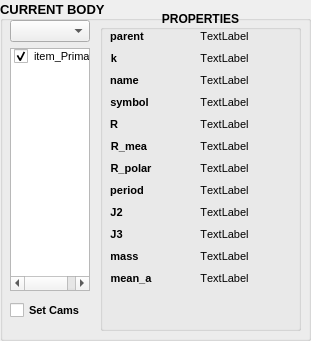
  <widget class="QGroupBox" name="groupBox_3">
   <property name="geometry">
    <rect>
     <x>20</x>
     <y>260</y>
     <width>311</width>
     <height>341</height>
    </rect>
   </property>
   <property name="font">
    <font>
     <pointsize>10</pointsize>
     <weight>75</weight>
     <bold>true</bold>
    </font>
   </property>
   <property name="title">
    <string>CURRENT BODY</string>
   </property>
   <property name="alignment">
    <set>Qt::AlignLeading|Qt::AlignLeft|Qt::AlignVCenter</set>
   </property>
   <widget class="QGroupBox" name="groupBox_2">
    <property name="geometry">
     <rect>
      <x>100</x>
      <y>10</y>
      <width>201</width>
      <height>321</height>
     </rect>
    </property>
    <property name="font">
     <font>
      <pointsize>9</pointsize>
     </font>
    </property>
    <property name="autoFillBackground">
     <bool>false</bool>
    </property>
    <property name="title">
     <string>PROPERTIES</string>
    </property>
    <property name="alignment">
     <set>Qt::AlignCenter</set>
    </property>
    <widget class="QWidget" name="layoutWidget">
     <property name="geometry">
      <rect>
       <x>10</x>
       <y>20</y>
       <width>181</width>
       <height>293</height>
      </rect>
     </property>
     <layout class="QFormLayout" name="formLayout">
      <property name="sizeConstraint">
       <enum>QLayout::SetMaximumSize</enum>
      </property>
      <property name="verticalSpacing">
       <number>9</number>
      </property>
      <item row="0" column="0">
       <widget class="QLabel" name="parent">
        <property name="sizePolicy">
         <sizepolicy hsizetype="Preferred" vsizetype="Preferred">
          <horstretch>1</horstretch>
          <verstretch>0</verstretch>
         </sizepolicy>
        </property>
        <property name="font">
         <font>
          <pointsize>8</pointsize>
          <weight>75</weight>
          <bold>true</bold>
          <kerning>false</kerning>
         </font>
        </property>
        <property name="text">
         <string>parent</string>
        </property>
        <property name="alignment">
         <set>Qt::AlignCenter</set>
        </property>
       </widget>
      </item>
      <item row="0" column="1">
       <widget class="QLabel" name="attr_0">
        <property name="font">
         <font>
          <pointsize>8</pointsize>
          <weight>50</weight>
          <bold>false</bold>
          <kerning>false</kerning>
         </font>
        </property>
        <property name="text">
         <string>TextLabel</string>
        </property>
        <property name="alignment">
         <set>Qt::AlignCenter</set>
        </property>
       </widget>
      </item>
      <item row="1" column="0">
       <widget class="QLabel" name="k">
        <property name="sizePolicy">
         <sizepolicy hsizetype="Preferred" vsizetype="Preferred">
          <horstretch>1</horstretch>
          <verstretch>0</verstretch>
         </sizepolicy>
        </property>
        <property name="font">
         <font>
          <pointsize>8</pointsize>
          <weight>75</weight>
          <bold>true</bold>
          <kerning>false</kerning>
         </font>
        </property>
        <property name="text">
         <string>k</string>
        </property>
        <property name="alignment">
         <set>Qt::AlignCenter</set>
        </property>
       </widget>
      </item>
      <item row="1" column="1">
       <widget class="QLabel" name="attr_1">
        <property name="font">
         <font>
          <pointsize>8</pointsize>
          <weight>50</weight>
          <bold>false</bold>
          <kerning>false</kerning>
         </font>
        </property>
        <property name="text">
         <string>TextLabel</string>
        </property>
        <property name="alignment">
         <set>Qt::AlignCenter</set>
        </property>
       </widget>
      </item>
      <item row="2" column="0">
       <widget class="QLabel" name="name">
        <property name="sizePolicy">
         <sizepolicy hsizetype="Preferred" vsizetype="Preferred">
          <horstretch>1</horstretch>
          <verstretch>0</verstretch>
         </sizepolicy>
        </property>
        <property name="font">
         <font>
          <pointsize>8</pointsize>
          <weight>75</weight>
          <bold>true</bold>
          <kerning>false</kerning>
         </font>
        </property>
        <property name="text">
         <string>name</string>
        </property>
        <property name="alignment">
         <set>Qt::AlignCenter</set>
        </property>
       </widget>
      </item>
      <item row="2" column="1">
       <widget class="QLabel" name="attr_2">
        <property name="font">
         <font>
          <pointsize>8</pointsize>
          <weight>50</weight>
          <bold>false</bold>
          <kerning>false</kerning>
         </font>
        </property>
        <property name="text">
         <string>TextLabel</string>
        </property>
        <property name="alignment">
         <set>Qt::AlignCenter</set>
        </property>
       </widget>
      </item>
      <item row="3" column="0">
       <widget class="QLabel" name="symbol">
        <property name="sizePolicy">
         <sizepolicy hsizetype="Preferred" vsizetype="Preferred">
          <horstretch>1</horstretch>
          <verstretch>0</verstretch>
         </sizepolicy>
        </property>
        <property name="font">
         <font>
          <pointsize>8</pointsize>
          <weight>75</weight>
          <bold>true</bold>
          <kerning>false</kerning>
         </font>
        </property>
        <property name="text">
         <string>symbol</string>
        </property>
        <property name="alignment">
         <set>Qt::AlignCenter</set>
        </property>
       </widget>
      </item>
      <item row="3" column="1">
       <widget class="QLabel" name="attr_3">
        <property name="font">
         <font>
          <pointsize>8</pointsize>
          <weight>50</weight>
          <bold>false</bold>
          <kerning>false</kerning>
         </font>
        </property>
        <property name="text">
         <string>TextLabel</string>
        </property>
        <property name="alignment">
         <set>Qt::AlignCenter</set>
        </property>
       </widget>
      </item>
      <item row="4" column="0">
       <widget class="QLabel" name="R">
        <property name="sizePolicy">
         <sizepolicy hsizetype="Preferred" vsizetype="Preferred">
          <horstretch>1</horstretch>
          <verstretch>0</verstretch>
         </sizepolicy>
        </property>
        <property name="font">
         <font>
          <pointsize>8</pointsize>
          <weight>75</weight>
          <bold>true</bold>
          <kerning>false</kerning>
         </font>
        </property>
        <property name="text">
         <string>R</string>
        </property>
        <property name="alignment">
         <set>Qt::AlignCenter</set>
        </property>
       </widget>
      </item>
      <item row="4" column="1">
       <widget class="QLabel" name="attr_4">
        <property name="font">
         <font>
          <pointsize>8</pointsize>
          <weight>50</weight>
          <bold>false</bold>
          <kerning>false</kerning>
         </font>
        </property>
        <property name="text">
         <string>TextLabel</string>
        </property>
        <property name="alignment">
         <set>Qt::AlignCenter</set>
        </property>
       </widget>
      </item>
      <item row="5" column="0">
       <widget class="QLabel" name="R_mean">
        <property name="sizePolicy">
         <sizepolicy hsizetype="Preferred" vsizetype="Preferred">
          <horstretch>1</horstretch>
          <verstretch>0</verstretch>
         </sizepolicy>
        </property>
        <property name="font">
         <font>
          <pointsize>8</pointsize>
          <weight>75</weight>
          <bold>true</bold>
          <kerning>false</kerning>
         </font>
        </property>
        <property name="text">
         <string>R_mea</string>
        </property>
        <property name="alignment">
         <set>Qt::AlignCenter</set>
        </property>
       </widget>
      </item>
      <item row="5" column="1">
       <widget class="QLabel" name="attr_5">
        <property name="font">
         <font>
          <pointsize>8</pointsize>
          <weight>50</weight>
          <bold>false</bold>
          <kerning>false</kerning>
         </font>
        </property>
        <property name="text">
         <string>TextLabel</string>
        </property>
        <property name="alignment">
         <set>Qt::AlignCenter</set>
        </property>
       </widget>
      </item>
      <item row="6" column="0">
       <widget class="QLabel" name="R_polar">
        <property name="sizePolicy">
         <sizepolicy hsizetype="Preferred" vsizetype="Preferred">
          <horstretch>1</horstretch>
          <verstretch>0</verstretch>
         </sizepolicy>
        </property>
        <property name="font">
         <font>
          <pointsize>8</pointsize>
          <weight>75</weight>
          <bold>true</bold>
          <kerning>false</kerning>
         </font>
        </property>
        <property name="text">
         <string>R_polar</string>
        </property>
        <property name="alignment">
         <set>Qt::AlignCenter</set>
        </property>
       </widget>
      </item>
      <item row="6" column="1">
       <widget class="QLabel" name="attr_6">
        <property name="font">
         <font>
          <pointsize>8</pointsize>
          <weight>50</weight>
          <bold>false</bold>
          <kerning>false</kerning>
         </font>
        </property>
        <property name="text">
         <string>TextLabel</string>
        </property>
        <property name="alignment">
         <set>Qt::AlignCenter</set>
        </property>
       </widget>
      </item>
      <item row="7" column="0">
       <widget class="QLabel" name="rot_period">
        <property name="sizePolicy">
         <sizepolicy hsizetype="Preferred" vsizetype="Preferred">
          <horstretch>1</horstretch>
          <verstretch>0</verstretch>
         </sizepolicy>
        </property>
        <property name="font">
         <font>
          <pointsize>8</pointsize>
          <weight>75</weight>
          <bold>true</bold>
          <kerning>false</kerning>
         </font>
        </property>
        <property name="text">
         <string>period</string>
        </property>
        <property name="alignment">
         <set>Qt::AlignCenter</set>
        </property>
       </widget>
      </item>
      <item row="7" column="1">
       <widget class="QLabel" name="attr_7">
        <property name="font">
         <font>
          <pointsize>8</pointsize>
          <weight>50</weight>
          <bold>false</bold>
          <kerning>false</kerning>
         </font>
        </property>
        <property name="text">
         <string>TextLabel</string>
        </property>
        <property name="alignment">
         <set>Qt::AlignCenter</set>
        </property>
       </widget>
      </item>
      <item row="8" column="0">
       <widget class="QLabel" name="mass">
        <property name="sizePolicy">
         <sizepolicy hsizetype="Preferred" vsizetype="Preferred">
          <horstretch>1</horstretch>
          <verstretch>0</verstretch>
         </sizepolicy>
        </property>
        <property name="font">
         <font>
          <pointsize>8</pointsize>
          <weight>75</weight>
          <bold>true</bold>
          <kerning>false</kerning>
         </font>
        </property>
        <property name="text">
         <string>J2</string>
        </property>
        <property name="alignment">
         <set>Qt::AlignCenter</set>
        </property>
       </widget>
      </item>
      <item row="8" column="1">
       <widget class="QLabel" name="attr_8">
        <property name="font">
         <font>
          <pointsize>8</pointsize>
          <weight>50</weight>
          <bold>false</bold>
          <kerning>false</kerning>
         </font>
        </property>
        <property name="text">
         <string>TextLabel</string>
        </property>
        <property name="alignment">
         <set>Qt::AlignCenter</set>
        </property>
       </widget>
      </item>
      <item row="9" column="0">
       <widget class="QLabel" name="J2">
        <property name="sizePolicy">
         <sizepolicy hsizetype="Preferred" vsizetype="Preferred">
          <horstretch>1</horstretch>
          <verstretch>0</verstretch>
         </sizepolicy>
        </property>
        <property name="font">
         <font>
          <pointsize>8</pointsize>
          <weight>75</weight>
          <bold>true</bold>
          <kerning>false</kerning>
         </font>
        </property>
        <property name="text">
         <string>J3</string>
        </property>
        <property name="alignment">
         <set>Qt::AlignCenter</set>
        </property>
       </widget>
      </item>
      <item row="9" column="1">
       <widget class="QLabel" name="attr_9">
        <property name="font">
         <font>
          <pointsize>8</pointsize>
          <weight>50</weight>
          <bold>false</bold>
          <kerning>false</kerning>
         </font>
        </property>
        <property name="text">
         <string>TextLabel</string>
        </property>
        <property name="alignment">
         <set>Qt::AlignCenter</set>
        </property>
       </widget>
      </item>
      <item row="10" column="0">
       <widget class="QLabel" name="J3">
        <property name="sizePolicy">
         <sizepolicy hsizetype="Preferred" vsizetype="Preferred">
          <horstretch>1</horstretch>
          <verstretch>0</verstretch>
         </sizepolicy>
        </property>
        <property name="font">
         <font>
          <pointsize>8</pointsize>
          <weight>75</weight>
          <bold>true</bold>
          <kerning>false</kerning>
         </font>
        </property>
        <property name="text">
         <string>mass</string>
        </property>
        <property name="alignment">
         <set>Qt::AlignCenter</set>
        </property>
       </widget>
      </item>
      <item row="10" column="1">
       <widget class="QLabel" name="attr_A">
        <property name="font">
         <font>
          <pointsize>8</pointsize>
          <weight>50</weight>
          <bold>false</bold>
          <kerning>false</kerning>
         </font>
        </property>
        <property name="text">
         <string>TextLabel</string>
        </property>
        <property name="alignment">
         <set>Qt::AlignCenter</set>
        </property>
       </widget>
      </item>
      <item row="11" column="0">
       <widget class="QLabel" name="mean_a">
        <property name="sizePolicy">
         <sizepolicy hsizetype="Preferred" vsizetype="Preferred">
          <horstretch>1</horstretch>
          <verstretch>0</verstretch>
         </sizepolicy>
        </property>
        <property name="font">
         <font>
          <pointsize>8</pointsize>
          <weight>75</weight>
          <bold>true</bold>
          <kerning>false</kerning>
         </font>
        </property>
        <property name="text">
         <string>mean_a</string>
        </property>
        <property name="alignment">
         <set>Qt::AlignCenter</set>
        </property>
       </widget>
      </item>
      <item row="11" column="1">
       <widget class="QLabel" name="attr_B">
        <property name="font">
         <font>
          <pointsize>8</pointsize>
          <weight>50</weight>
          <bold>false</bold>
          <kerning>false</kerning>
         </font>
        </property>
        <property name="text">
         <string>TextLabel</string>
        </property>
        <property name="alignment">
         <set>Qt::AlignCenter</set>
        </property>
       </widget>
      </item>
     </layout>
    </widget>
   </widget>
   <widget class="QWidget" name="layoutWidget">
    <property name="geometry">
     <rect>
      <x>10</x>
      <y>20</y>
      <width>82</width>
      <height>271</height>
     </rect>
    </property>
    <layout class="QVBoxLayout" name="verticalLayout">
     <property name="sizeConstraint">
      <enum>QLayout::SetDefaultConstraint</enum>
     </property>
     <item>
      <widget class="QComboBox" name="bodyBox">
       <property name="minimumSize">
        <size>
         <width>40</width>
         <height>0</height>
        </size>
       </property>
       <property name="maximumSize">
        <size>
         <width>80</width>
         <height>16777215</height>
        </size>
       </property>
       <property name="font">
        <font>
         <pointsize>8</pointsize>
         <weight>50</weight>
         <bold>false</bold>
        </font>
       </property>
       <property name="sizeAdjustPolicy">
        <enum>QComboBox::AdjustToContentsOnFirstShow</enum>
       </property>
      </widget>
     </item>
     <item>
      <widget class="QListWidget" name="bodyList">
       <property name="sizePolicy">
        <sizepolicy hsizetype="Minimum" vsizetype="Minimum">
         <horstretch>1</horstretch>
         <verstretch>1</verstretch>
        </sizepolicy>
       </property>
       <property name="maximumSize">
        <size>
         <width>80</width>
         <height>16777215</height>
        </size>
       </property>
       <property name="font">
        <font>
         <pointsize>8</pointsize>
         <weight>50</weight>
         <bold>false</bold>
        </font>
       </property>
       <item>
        <property name="text">
         <string>item_Primary</string>
        </property>
        <property name="checkState">
         <enum>Checked</enum>
        </property>
       </item>
      </widget>
     </item>
    </layout>
   </widget>
   <widget class="QCheckBox" name="cam2selected">
    <property name="geometry">
     <rect>
      <x>10</x>
      <y>300</y>
      <width>81</width>
      <height>20</height>
     </rect>
    </property>
    <property name="font">
     <font>
      <pointsize>8</pointsize>
     </font>
    </property>
    <property name="text">
     <string>Set Cams</string>
    </property>
   </widget>
  </widget>
